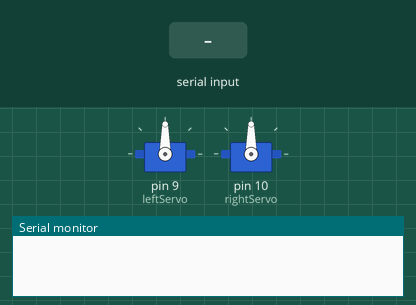
A sketch run on a simulated Arduino Uno, built with avr-gcc and run on an emulated ATmega328P. Parts: 2 × servo, the last lines printed to the serial monitor. Inputs (shaded band) come from the test bench.

Above: at 1.2 s.
1.3 s: "Turn: 90\n" received over Serial
At 2.5 s:
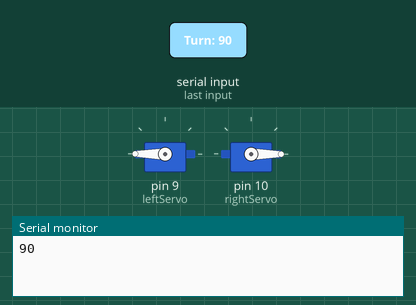
2.8 s: "Turn: ,45\n" received over Serial
At 3.9 s:
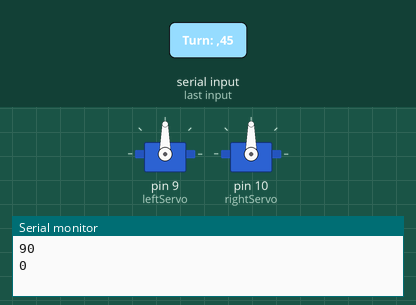
Timing chart, 0 to 5.8 s (numbered marks = the images above; inputs shaded):
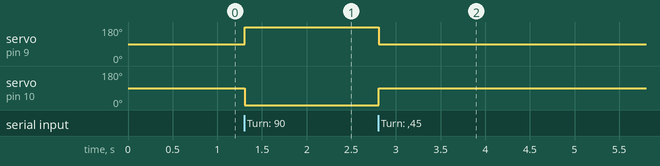

The sketch:

unoServo.pde
```cpp
#include <Servo.h>


#define INLENGTH 160
#define INTERMINATOR 10
Servo rightServo;
Servo leftServo;

int turn = 0;
char inString[INLENGTH+1];
int inCount;

void setup()
{
  Serial.begin(19200);
  leftServo.attach(9);
  rightServo.attach(10);
  leftServo.write(90);
  rightServo.write(90);
}
int byteCount = 0;
void loop()
{
  inCount = 0;
  do {
    while (!Serial.available());             // wait for input
    inString[inCount] = Serial.read();       // get it
    if (inString [inCount] == INTERMINATOR) break;
  } while (++inCount < INLENGTH);
  inString[inCount] = 0;     // null terminate the string
  String serialBuffer = (String)inString;

  if(serialBuffer.startsWith("Turn: "))
  {
    serialBuffer = serialBuffer.substring(6);
    char numstring[3];
    numstring[0] = serialBuffer[0];//dirty, dirty hack because string::tochararray is broken
    numstring[1] = serialBuffer[1];
    numstring[2] = serialBuffer[2];
    turn = atoi(numstring);
    if(turn < -80)
    {
      turn = -80;
    }
    Serial.println(turn);
    leftServo.write(turn + 90);
    turn = -turn;
    rightServo.write(turn+90);

  }
  Serial.flush();//make sure only recent data is read
}
```

Measured:
- after the input at 1.3 s, servo on pin 9 (leftServo): 90° → 180° at once; servo on pin 10 (rightServo): 90° → 0° at once
- after the input at 2.8 s, servo on pin 9 (leftServo): 180° → 90° at once; servo on pin 10 (rightServo): 0° → 90° at once
